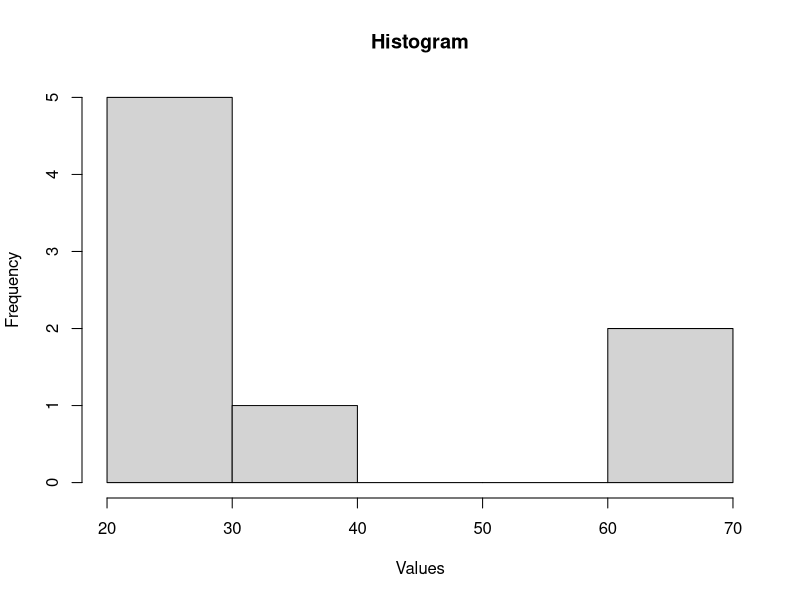
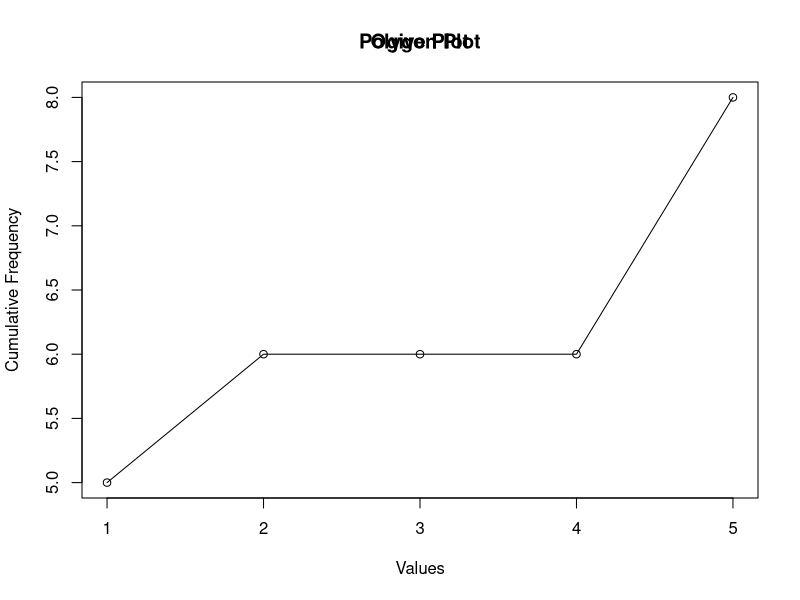
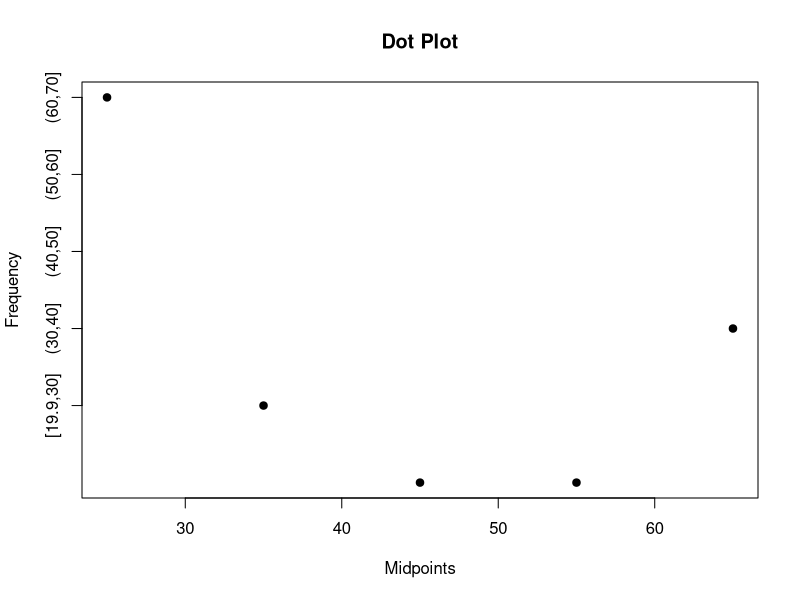
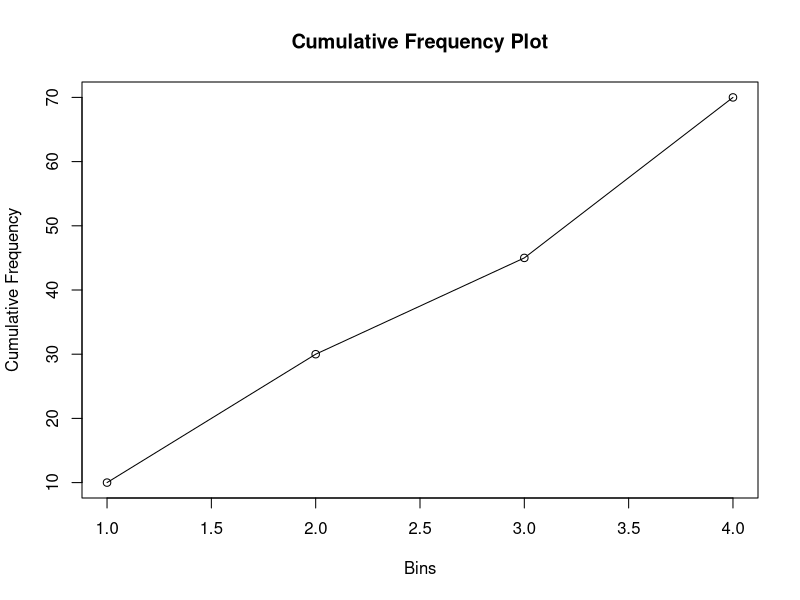
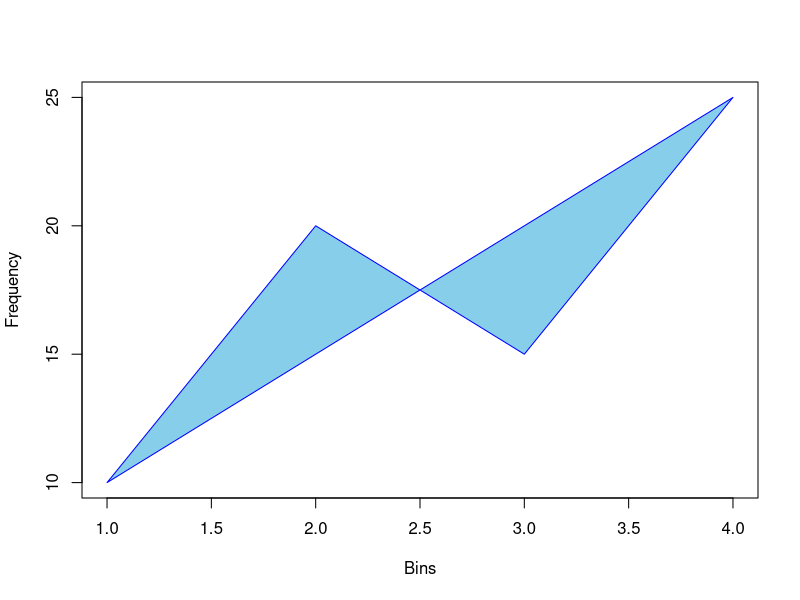
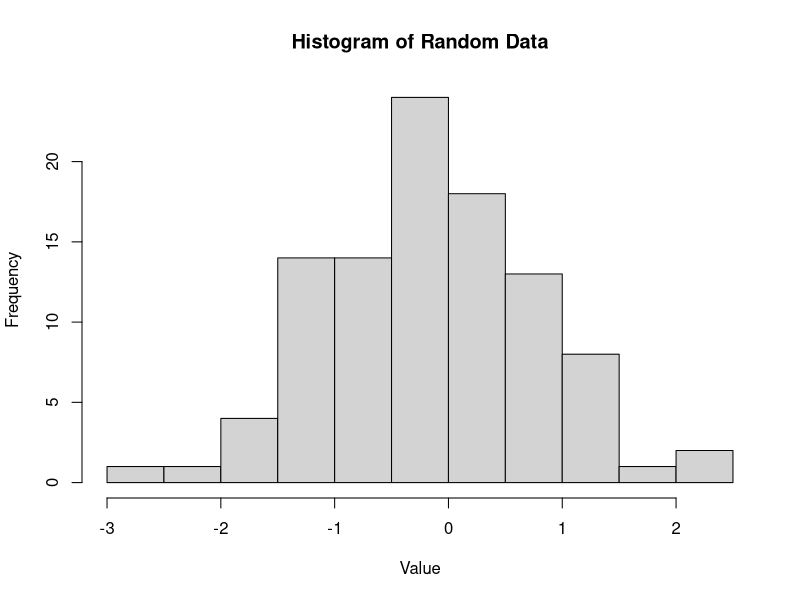

R code for these plots, in order:
data <- c(20, 23, 25, 23, 25, 36, 70, 70)

num_bins <- 5

hist(data, breaks = num_bins, main = "Histogram", xlab = "Values", ylab = "Frequency")

fd <- table(cut(data, breaks = num_bins, include.lowest = TRUE))

rf <- prop.table(fd)

breaks <- seq(min(data), max(data), length.out = num_bins + 1)
midpoints <- (head(breaks, -1) + tail(breaks, -1))/2

plot(cumsum(fd), type = "o", main = "Ogive Plot", xlab = "Values", ylab = "Cumulative Frequency")

polygon(midpoints, fd, col = "skyblue", border = "blue")
title("Polygon Plot")

plot(midpoints, fd, main = "Dot Plot", xlab = "Midpoints", ylab = "Frequency", pch = 19)



frequency <- c(10, 20, 15, 25)  
bins <-1:4
cumulative_frequency <- cumsum(frequency)


plot(bins, cumulative_frequency, type="o", xlab="Bins", ylab="Cumulative Frequency", main="Cumulative Frequency Plot")

frequency <- c(10, 20, 15, 25)  
bins <- 1:4                     


plot(bins, frequency, type="n", xlab="Bins", ylab="Frequency") 
polygon(bins, frequency, col="skyblue", border="blue")



players <- c(1, 26, 7, 12, 13, 2, 6, 9, 5, 18, 7, 3, 15, 15, 4, 17, 1, 14, 5)


class_limits <- c(1, 5, 9, 13, 17, 21)

freq_table <- table(cut(players, breaks = class_limits, right = FALSE))

midpoint <- (class_limits[-1] + class_limits[-length(class_limits)]) / 2
rel_freq <- prop.table(freq_table)
cum_freq <- cumsum(freq_table)


K <- diff(class_limits)[1]

print("Table")
result_table <- data.frame(
  Class_limit = paste("[", class_limits[-length(class_limits)], "-", class_limits[-1], ")", sep = ""),
  Frequency = as.vector(freq_table),
  Relative_Frequency = as.vector(rel_freq),
  Cumulative_Frequency = cum_freq,
  Midpoint = midpoint
)
print(result_table)






data <- rnorm(100)


hist(data, main="Histogram of Random Data", xlab="Value", ylab="Frequency")

